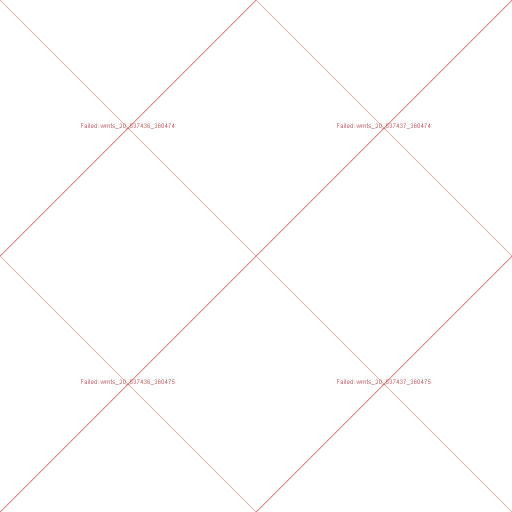
#> input picture images-dataset/failed_MARNE_2026.jpg, 1024 x 1024 px (shown at 1/2 size)
$ python app-backup-ok.py
#> lines starting #> are read from the running program, lines starting #| are printed output that depends on the picture
import base64
import io
import json

import cv2
import pytesseract
import numpy as np
from PIL import Image


def lambda_handler(event, context):
    body = json.loads(event["body"])
    image_base64 = body["base64image"]
    is_corrupted = is_image_corrupted(image_base64)
    print("is image corrupted", is_corrupted)
    return {
        "statusCode": 200,
        "body": json.dumps({"isCorrupted": is_corrupted})
    }


def is_image_corrupted(base64_img):
    try:
        if ',' in base64_img:
            base64_img = base64_img.split(',')[1]

        img_bytes = base64.b64decode(base64_img)
        img_text = Image.open(io.BytesIO(img_bytes))
#> img_text is the input picture: PIL image 1024x1024 RGB; mean R, G, B 254.3, 253.6, 253.5
        img_blank = np.array(img_text)

        if image_contains_failed_text(img_text):
            print("Image contains failed text")
            return True
        if is_img_blank(img_blank):
            print("Image is blank")
            return True
        return False

    except Exception as e:
        # If any exception occurs during decoding/processing, image is likely corrupted.
        print(f"Image corruption detected: {str(e)}")
        return True


def image_contains_failed_text(img):
    """Retourne True si l'image contient un mot-cle d'echec."""
    failed_keywords = ("failed", "wmts")

    gray = np.array(img.convert("L"))

    # Upscale : Tesseract est nettement plus fiable si le texte est grand.
    # INTER_LINEAR est plus rapide que INTER_CUBIC pour un resultat quasi identique ici.
    scale = 1.5
    gray = cv2.resize(gray, None, fx=scale, fy=scale, interpolation=cv2.INTER_LINEAR)
#> gray: shape (1536, 1536)

    # Otsu au lieu d'un seuil fixe : s'adapte au contraste de chaque image
    _, thresh = cv2.threshold(gray, 0, 255, cv2.THRESH_BINARY + cv2.THRESH_OTSU)
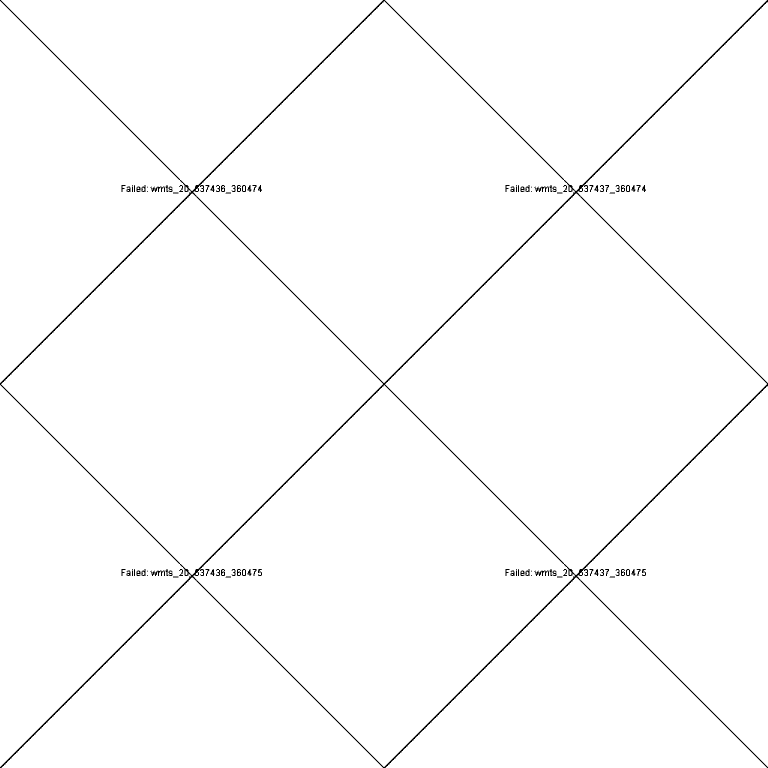
#> thresh: shape (1536, 1536) (shown at 1/2 size); 98.8% white; black in thin lines or dots
    thresh_inv = cv2.bitwise_not(thresh)
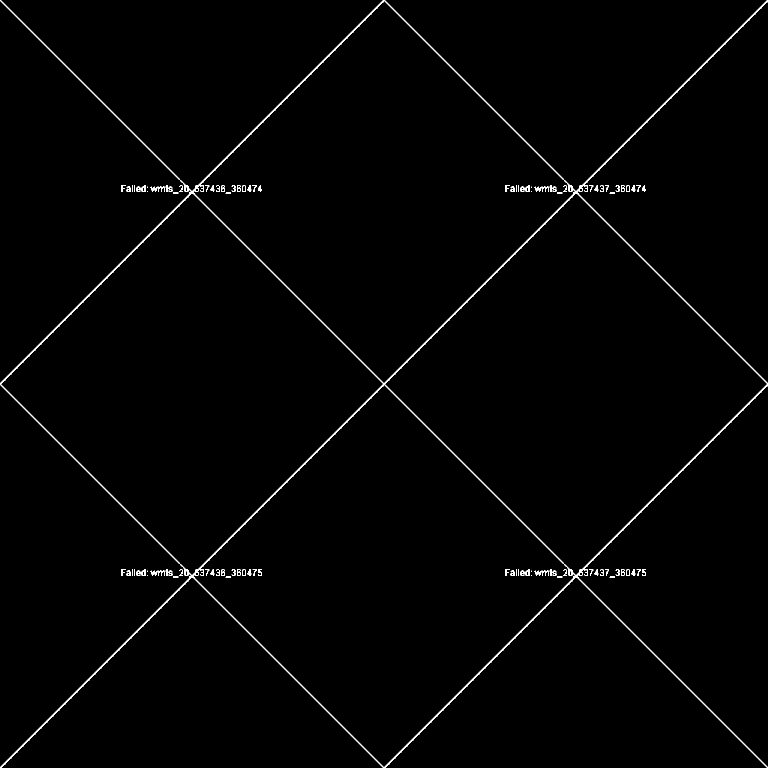
#> thresh_inv: shape (1536, 1536) (shown at 1/2 size); 1.2% white in thin lines or dots

    # Un seul PSM (6), mais les deux polarites (texte sombre/clair) car c'est
    # ce qui fait le plus varier la lecture selon les images
    candidates = [
        (thresh, r'--oem 3 --psm 6'),
        (thresh_inv, r'--oem 3 --psm 6'),
    ]

    for image_variant, config in candidates:
        try_text = pytesseract.image_to_string(image_variant, config=config)
        txt_norm = try_text.lower().strip()

        if any(k in txt_norm for k in failed_keywords):
            return True
#> this loop made 1 pass
#> config on pass 1: '--oem 3 --psm 6'

    return False


def is_img_blank(img):
    if np.all(img == 0) or np.all(img == 255):
        return True
    return False


if __name__ == "__main__":
    with open("../images-dataset/failed_MARNE_2026.jpg", "rb") as f:
        img_base64 = base64.b64encode(f.read()).decode("utf-8")

    event = {
        "body": json.dumps({
            "base64image": img_base64
        })
    }

#> (the run stopped early here; a loop or call above may not have finished)
